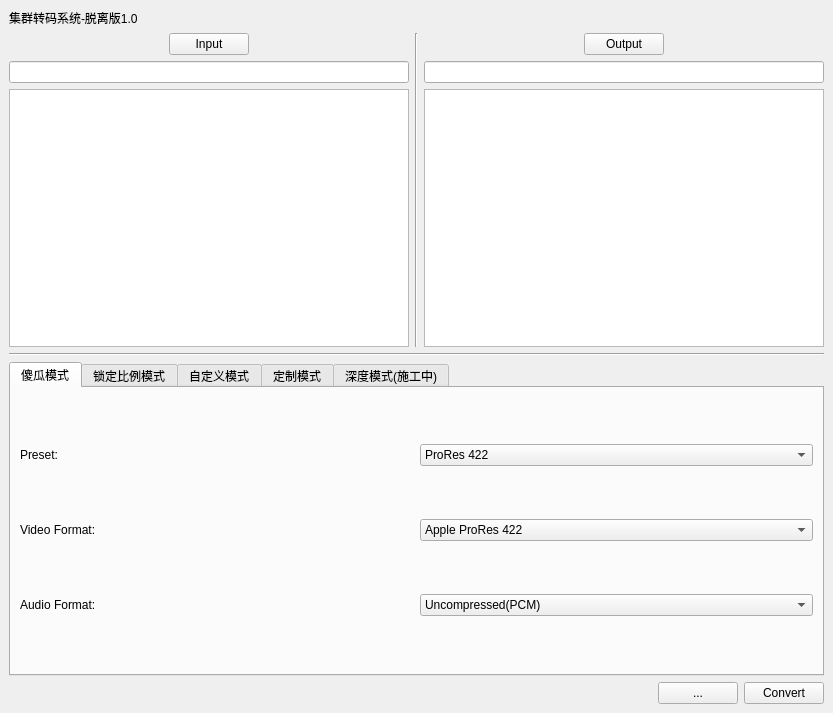
<?xml version="1.0" encoding="UTF-8"?>
<ui version="4.0">
 <class>MainWindow</class>
 <widget class="QMainWindow" name="MainWindow">
  <property name="geometry">
   <rect>
    <x>0</x>
    <y>0</y>
    <width>833</width>
    <height>713</height>
   </rect>
  </property>
  <property name="windowTitle">
   <string>MainWindow</string>
  </property>
  <widget class="QWidget" name="centralwidget">
   <layout class="QVBoxLayout" name="verticalLayout_9">
    <item>
     <widget class="QLabel" name="label">
      <property name="text">
       <string>集群转码系统-脱离版1.0</string>
      </property>
      <property name="textFormat">
       <enum>Qt::AutoText</enum>
      </property>
      <property name="scaledContents">
       <bool>false</bool>
      </property>
     </widget>
    </item>
    <item>
     <layout class="QHBoxLayout" name="horizontalLayout_10">
      <item>
       <layout class="QVBoxLayout" name="verticalLayout_5">
        <item>
         <layout class="QHBoxLayout" name="horizontalLayout_2">
          <item>
           <spacer name="horizontalSpacer">
            <property name="orientation">
             <enum>Qt::Horizontal</enum>
            </property>
            <property name="sizeHint" stdset="0">
             <size>
              <width>40</width>
              <height>20</height>
             </size>
            </property>
           </spacer>
          </item>
          <item>
           <widget class="QPushButton" name="pushButton">
            <property name="text">
             <string>Input</string>
            </property>
           </widget>
          </item>
          <item>
           <spacer name="horizontalSpacer_2">
            <property name="orientation">
             <enum>Qt::Horizontal</enum>
            </property>
            <property name="sizeHint" stdset="0">
             <size>
              <width>40</width>
              <height>20</height>
             </size>
            </property>
           </spacer>
          </item>
         </layout>
        </item>
        <item>
         <layout class="QVBoxLayout" name="verticalLayout">
          <item>
           <widget class="QLineEdit" name="lineEdit_2"/>
          </item>
          <item>
           <widget class="QTreeView" name="treeView">
            <property name="acceptDrops">
             <bool>false</bool>
            </property>
           </widget>
          </item>
         </layout>
        </item>
       </layout>
      </item>
      <item>
       <widget class="Line" name="line_2">
        <property name="orientation">
         <enum>Qt::Vertical</enum>
        </property>
       </widget>
      </item>
      <item>
       <layout class="QVBoxLayout" name="verticalLayout_6">
        <item>
         <layout class="QHBoxLayout" name="horizontalLayout">
          <item>
           <spacer name="horizontalSpacer_3">
            <property name="orientation">
             <enum>Qt::Horizontal</enum>
            </property>
            <property name="sizeHint" stdset="0">
             <size>
              <width>40</width>
              <height>20</height>
             </size>
            </property>
           </spacer>
          </item>
          <item>
           <widget class="QPushButton" name="pushButton_2">
            <property name="text">
             <string>Output</string>
            </property>
           </widget>
          </item>
          <item>
           <spacer name="horizontalSpacer_5">
            <property name="orientation">
             <enum>Qt::Horizontal</enum>
            </property>
            <property name="sizeHint" stdset="0">
             <size>
              <width>40</width>
              <height>20</height>
             </size>
            </property>
           </spacer>
          </item>
         </layout>
        </item>
        <item>
         <layout class="QVBoxLayout" name="verticalLayout_2">
          <item>
           <widget class="QLineEdit" name="lineEdit"/>
          </item>
          <item>
           <widget class="QTreeView" name="treeView_2">
            <property name="acceptDrops">
             <bool>false</bool>
            </property>
           </widget>
          </item>
         </layout>
        </item>
       </layout>
      </item>
     </layout>
    </item>
    <item>
     <widget class="Line" name="line">
      <property name="orientation">
       <enum>Qt::Horizontal</enum>
      </property>
     </widget>
    </item>
    <item>
     <widget class="QTabWidget" name="tabWidget">
      <property name="currentIndex">
       <number>0</number>
      </property>
      <widget class="QWidget" name="tab_7">
       <attribute name="title">
        <string>傻瓜模式</string>
       </attribute>
       <layout class="QVBoxLayout" name="verticalLayout_3">
        <item>
         <layout class="QHBoxLayout" name="horizontalLayout_3">
          <item>
           <widget class="QLabel" name="label_2">
            <property name="text">
             <string>Preset:</string>
            </property>
           </widget>
          </item>
          <item>
           <widget class="QComboBox" name="comboBox">
            <item>
             <property name="text">
              <string>ProRes 422</string>
             </property>
            </item>
            <item>
             <property name="text">
              <string>ProRes 422 LT</string>
             </property>
            </item>
            <item>
             <property name="text">
              <string>x264</string>
             </property>
            </item>
           </widget>
          </item>
         </layout>
        </item>
        <item>
         <layout class="QHBoxLayout" name="horizontalLayout_4">
          <item>
           <widget class="QLabel" name="label_3">
            <property name="text">
             <string>Video Format:</string>
            </property>
           </widget>
          </item>
          <item>
           <widget class="QComboBox" name="comboBox_2">
            <item>
             <property name="text">
              <string>Apple ProRes 422</string>
             </property>
            </item>
            <item>
             <property name="text">
              <string>Apple ProRes 422 LT</string>
             </property>
            </item>
            <item>
             <property name="text">
              <string>libx264</string>
             </property>
            </item>
           </widget>
          </item>
         </layout>
        </item>
        <item>
         <layout class="QHBoxLayout" name="horizontalLayout_5">
          <item>
           <widget class="QLabel" name="label_4">
            <property name="text">
             <string>Audio Format:</string>
            </property>
           </widget>
          </item>
          <item>
           <widget class="QComboBox" name="comboBox_5">
            <item>
             <property name="text">
              <string>Uncompressed(PCM)</string>
             </property>
            </item>
            <item>
             <property name="text">
              <string>AAC</string>
             </property>
            </item>
           </widget>
          </item>
         </layout>
        </item>
       </layout>
      </widget>
      <widget class="QWidget" name="tab_9">
       <attribute name="title">
        <string>锁定比例模式</string>
       </attribute>
       <layout class="QVBoxLayout" name="verticalLayout_4">
        <item>
         <layout class="QHBoxLayout" name="horizontalLayout_6">
          <item>
           <widget class="QLabel" name="label_5">
            <property name="text">
             <string>Preset:</string>
            </property>
           </widget>
          </item>
          <item>
           <widget class="QComboBox" name="comboBox_6">
            <item>
             <property name="text">
              <string>ProRes 422</string>
             </property>
            </item>
            <item>
             <property name="text">
              <string>ProRes 422 LT</string>
             </property>
            </item>
            <item>
             <property name="text">
              <string>x264</string>
             </property>
            </item>
           </widget>
          </item>
         </layout>
        </item>
        <item>
         <layout class="QHBoxLayout" name="horizontalLayout_7">
          <item>
           <widget class="QLabel" name="label_6">
            <property name="text">
             <string>Video Format:</string>
            </property>
           </widget>
          </item>
          <item>
           <widget class="QComboBox" name="comboBox_7">
            <item>
             <property name="text">
              <string>ProRes 422</string>
             </property>
            </item>
            <item>
             <property name="text">
              <string>ProRes 422 LT</string>
             </property>
            </item>
            <item>
             <property name="text">
              <string>x264</string>
             </property>
            </item>
           </widget>
          </item>
         </layout>
        </item>
        <item>
         <layout class="QHBoxLayout" name="horizontalLayout_8">
          <item>
           <widget class="QLabel" name="label_7">
            <property name="text">
             <string>Audio Format:</string>
            </property>
           </widget>
          </item>
          <item>
           <widget class="QComboBox" name="comboBox_8">
            <item>
             <property name="text">
              <string>ProRes 422</string>
             </property>
            </item>
            <item>
             <property name="text">
              <string>ProRes 422 LT</string>
             </property>
            </item>
            <item>
             <property name="text">
              <string>x264</string>
             </property>
            </item>
           </widget>
          </item>
         </layout>
        </item>
        <item>
         <layout class="QHBoxLayout" name="horizontalLayout_17">
          <item>
           <widget class="QLabel" name="label_14">
            <property name="text">
             <string>Frame Size:</string>
            </property>
           </widget>
          </item>
          <item>
           <widget class="QComboBox" name="comboBox_13">
            <item>
             <property name="text">
              <string>2160P</string>
             </property>
            </item>
            <item>
             <property name="text">
              <string>1080P</string>
             </property>
            </item>
            <item>
             <property name="text">
              <string>720P</string>
             </property>
            </item>
            <item>
             <property name="text">
              <string>Default</string>
             </property>
            </item>
           </widget>
          </item>
         </layout>
        </item>
        <item>
         <layout class="QHBoxLayout" name="horizontalLayout_9">
          <item>
           <widget class="QLabel" name="label_8">
            <property name="text">
             <string>Framerate:</string>
            </property>
           </widget>
          </item>
          <item>
           <widget class="QComboBox" name="comboBox_3">
            <item>
             <property name="text">
              <string>23.976</string>
             </property>
            </item>
            <item>
             <property name="text">
              <string>24</string>
             </property>
            </item>
            <item>
             <property name="text">
              <string>25</string>
             </property>
            </item>
            <item>
             <property name="text">
              <string>29.97</string>
             </property>
            </item>
            <item>
             <property name="text">
              <string>30</string>
             </property>
            </item>
            <item>
             <property name="text">
              <string>50</string>
             </property>
            </item>
            <item>
             <property name="text">
              <string>59.94</string>
             </property>
            </item>
            <item>
             <property name="text">
              <string>60</string>
             </property>
            </item>
            <item>
             <property name="text">
              <string>Default</string>
             </property>
            </item>
           </widget>
          </item>
         </layout>
        </item>
       </layout>
      </widget>
      <widget class="QWidget" name="tab_10">
       <attribute name="title">
        <string>自定义模式</string>
       </attribute>
       <layout class="QVBoxLayout" name="verticalLayout_7">
        <item>
         <layout class="QHBoxLayout" name="horizontalLayout_12">
          <item>
           <widget class="QLabel" name="label_9">
            <property name="text">
             <string>Preset:</string>
            </property>
           </widget>
          </item>
          <item>
           <widget class="QComboBox" name="comboBox_9">
            <item>
             <property name="text">
              <string>ProRes 422</string>
             </property>
            </item>
            <item>
             <property name="text">
              <string>ProRes 422 LT</string>
             </property>
            </item>
            <item>
             <property name="text">
              <string>x264</string>
             </property>
            </item>
           </widget>
          </item>
         </layout>
        </item>
        <item>
         <layout class="QHBoxLayout" name="horizontalLayout_13">
          <item>
           <widget class="QLabel" name="label_10">
            <property name="text">
             <string>Video Format:</string>
            </property>
           </widget>
          </item>
          <item>
           <widget class="QComboBox" name="comboBox_10">
            <item>
             <property name="text">
              <string>ProRes 422</string>
             </property>
            </item>
            <item>
             <property name="text">
              <string>ProRes 422 LT</string>
             </property>
            </item>
            <item>
             <property name="text">
              <string>x264</string>
             </property>
            </item>
           </widget>
          </item>
         </layout>
        </item>
        <item>
         <layout class="QHBoxLayout" name="horizontalLayout_14">
          <item>
           <widget class="QLabel" name="label_11">
            <property name="text">
             <string>Audio Format:</string>
            </property>
           </widget>
          </item>
          <item>
           <widget class="QComboBox" name="comboBox_11">
            <item>
             <property name="text">
              <string>ProRes 422</string>
             </property>
            </item>
            <item>
             <property name="text">
              <string>ProRes 422 LT</string>
             </property>
            </item>
            <item>
             <property name="text">
              <string>x264</string>
             </property>
            </item>
           </widget>
          </item>
         </layout>
        </item>
        <item>
         <layout class="QHBoxLayout" name="horizontalLayout_19">
          <item>
           <widget class="QLabel" name="label_12">
            <property name="text">
             <string>Frame Size:</string>
            </property>
           </widget>
          </item>
          <item>
           <spacer name="horizontalSpacer_7">
            <property name="orientation">
             <enum>Qt::Horizontal</enum>
            </property>
            <property name="sizeHint" stdset="0">
             <size>
              <width>40</width>
              <height>20</height>
             </size>
            </property>
           </spacer>
          </item>
          <item>
           <widget class="QCheckBox" name="checkBox">
            <property name="text">
             <string>锁定比例</string>
            </property>
           </widget>
          </item>
          <item>
           <widget class="QLineEdit" name="lineEdit_4"/>
          </item>
          <item>
           <widget class="QLabel" name="label_16">
            <property name="text">
             <string>x</string>
            </property>
           </widget>
          </item>
          <item>
           <widget class="QLineEdit" name="lineEdit_3"/>
          </item>
         </layout>
        </item>
        <item>
         <layout class="QHBoxLayout" name="horizontalLayout_15">
          <item>
           <widget class="QLabel" name="label_13">
            <property name="text">
             <string>Framerate:</string>
            </property>
           </widget>
          </item>
          <item>
           <widget class="QComboBox" name="comboBox_12">
            <item>
             <property name="text">
              <string>23.976</string>
             </property>
            </item>
            <item>
             <property name="text">
              <string>24</string>
             </property>
            </item>
            <item>
             <property name="text">
              <string>25</string>
             </property>
            </item>
            <item>
             <property name="text">
              <string>29.97</string>
             </property>
            </item>
            <item>
             <property name="text">
              <string>30</string>
             </property>
            </item>
            <item>
             <property name="text">
              <string>50</string>
             </property>
            </item>
            <item>
             <property name="text">
              <string>59.94</string>
             </property>
            </item>
            <item>
             <property name="text">
              <string>60</string>
             </property>
            </item>
            <item>
             <property name="text">
              <string>Default</string>
             </property>
            </item>
           </widget>
          </item>
         </layout>
        </item>
        <item>
         <layout class="QHBoxLayout" name="horizontalLayout_16">
          <item>
           <widget class="QLabel" name="label_15">
            <property name="text">
             <string>Field：</string>
            </property>
           </widget>
          </item>
          <item>
           <widget class="QComboBox" name="comboBox_14">
            <item>
             <property name="text">
              <string>逐行</string>
             </property>
            </item>
            <item>
             <property name="text">
              <string>上场</string>
             </property>
            </item>
            <item>
             <property name="text">
              <string>下场</string>
             </property>
            </item>
            <item>
             <property name="text">
              <string>Default</string>
             </property>
            </item>
           </widget>
          </item>
         </layout>
        </item>
       </layout>
      </widget>
      <widget class="QWidget" name="tab_11">
       <attribute name="title">
        <string>定制模式</string>
       </attribute>
       <layout class="QVBoxLayout" name="verticalLayout_8">
        <item>
         <widget class="QListView" name="listView"/>
        </item>
        <item>
         <layout class="QHBoxLayout" name="horizontalLayout_18">
          <item>
           <spacer name="horizontalSpacer_9">
            <property name="orientation">
             <enum>Qt::Horizontal</enum>
            </property>
            <property name="sizeHint" stdset="0">
             <size>
              <width>40</width>
              <height>20</height>
             </size>
            </property>
           </spacer>
          </item>
          <item>
           <widget class="QPushButton" name="pushButton_5">
            <property name="text">
             <string>开启扫描</string>
            </property>
           </widget>
          </item>
          <item>
           <spacer name="horizontalSpacer_10">
            <property name="orientation">
             <enum>Qt::Horizontal</enum>
            </property>
            <property name="sizeHint" stdset="0">
             <size>
              <width>37</width>
              <height>17</height>
             </size>
            </property>
           </spacer>
          </item>
         </layout>
        </item>
        <item>
         <widget class="QProgressBar" name="progressBar">
          <property name="value">
           <number>24</number>
          </property>
         </widget>
        </item>
       </layout>
      </widget>
      <widget class="QWidget" name="tab_8">
       <attribute name="title">
        <string>深度模式(施工中)</string>
       </attribute>
      </widget>
     </widget>
    </item>
    <item>
     <layout class="QHBoxLayout" name="horizontalLayout_11">
      <item>
       <spacer name="horizontalSpacer_4">
        <property name="orientation">
         <enum>Qt::Horizontal</enum>
        </property>
        <property name="sizeHint" stdset="0">
         <size>
          <width>338</width>
          <height>20</height>
         </size>
        </property>
       </spacer>
      </item>
      <item>
       <widget class="QPushButton" name="pushButton_4">
        <property name="text">
         <string>...</string>
        </property>
       </widget>
      </item>
      <item>
       <widget class="QPushButton" name="pushButton_3">
        <property name="text">
         <string>Convert</string>
        </property>
       </widget>
      </item>
     </layout>
    </item>
   </layout>
  </widget>
 </widget>
 <resources>
  <include location="../img/1.qrc"/>
 </resources>
 <connections/>
</ui>
